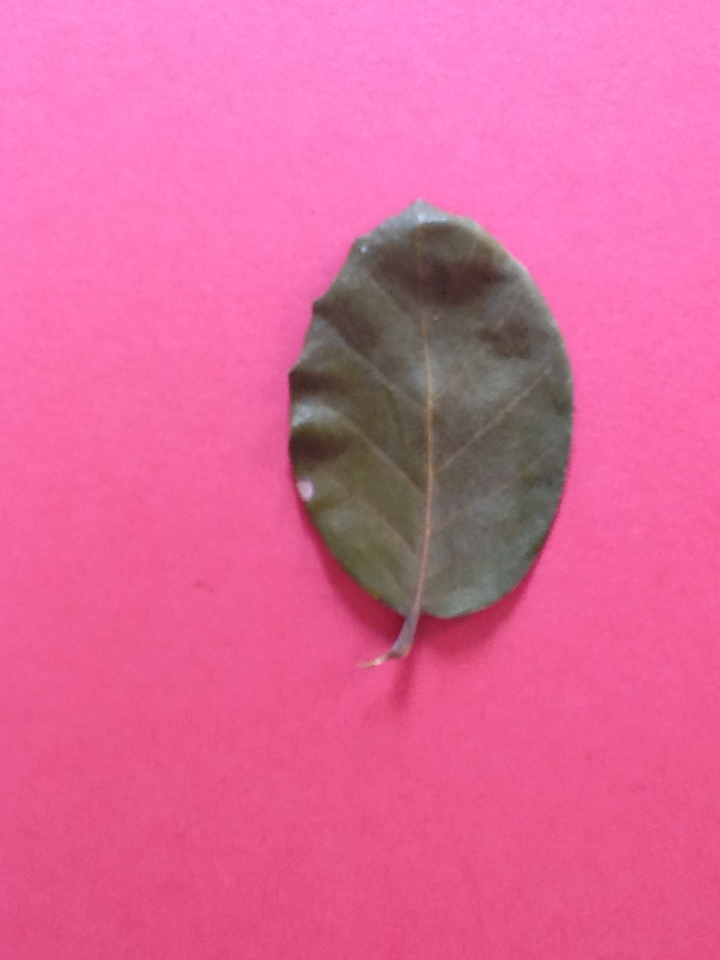
#> input picture data/01_Quercus suber/iPAD2_C01_EX01.JPG, 720 x 960 px; its folder holds only this picture in this run
$ jupyter execute --allow-errors leafy.ipynb   (shell and % lines are left out)   (older library calls are emulated)
#> lines starting #> are read from the running program, lines starting #| are printed output that depends on the picture; after the words box and inside, x2 and y2 are one past the last pixel; in counts of white or black regions, pixels touching at a corner belong together
[cell 1]
import numpy as np
import matplotlib.pyplot as plt
from skimage import io
from skimage.color import rgb2gray
from skimage.transform import rescale
from skimage.feature import hog
from skimage.feature import daisy
from sklearn.neighbors import KNeighborsClassifier
from sklearn.metrics import accuracy_score
from sklearn.model_selection import cross_val_score
from sklearn.model_selection import StratifiedShuffleSplit
import cv2
import os
import glob

## Load Dataset

[cell 2]
def load_dataset(path):
#> called with path = '../data/*'
    folders = glob.glob(path)
    imagenames_list = []
    label = []
    for folder in folders:
        for f in glob.glob(folder+'/*.JPG'):
            folder_name = os.path.basename(folder)
            label_name = folder_name.split("_")
            label.append(label_name[1])
            imagenames_list.append(f)

    image_data = []

    for image in imagenames_list:
        image_data.append(io.imread(image))

    return image_data, label

folder_path = '../data/*'
image_data, label = load_dataset(folder_path)
#> image_data = 2 items; label = ['Quercus suber', 'Salix atrocinerea']

[cell 3]
label = np.asarray(label)
label.shape
#> Out = (2,)

[cell 4]
image_data = np.asarray(image_data)
image_data.shape
#> Out = (2, 960, 720, 3)

[cell 5]
plt.imshow(image_data[0])
plt.title(label[0])
plt.show()

## Image Descriptor

### Histogram of Oriented Gradient (HoG)

[cell 6]
def preprocessing(image):
    gray_image = rgb2gray(image)
    gray_image = rescale(gray_image, 0.5)
    return gray_image

[cell 7]
def hog_descriptor(image):
    fd, hog_image = hog(image, orientations=8, pixels_per_cell=(16, 16),
                        cells_per_block=(1, 1), visualize=True, multichannel=False)
    return fd, hog_image

[cell 8]
gray_data = []
for i in range(len(image_data)):
    print('Processing image - %s' %i)
    gray_data.append(preprocessing(image_data[i]))
#> this loop made 2 passes
#| Processing image - 0
#| Processing image - 1
#> pass 1, in preprocessing, `gray_image = rgb2gray(image)`:
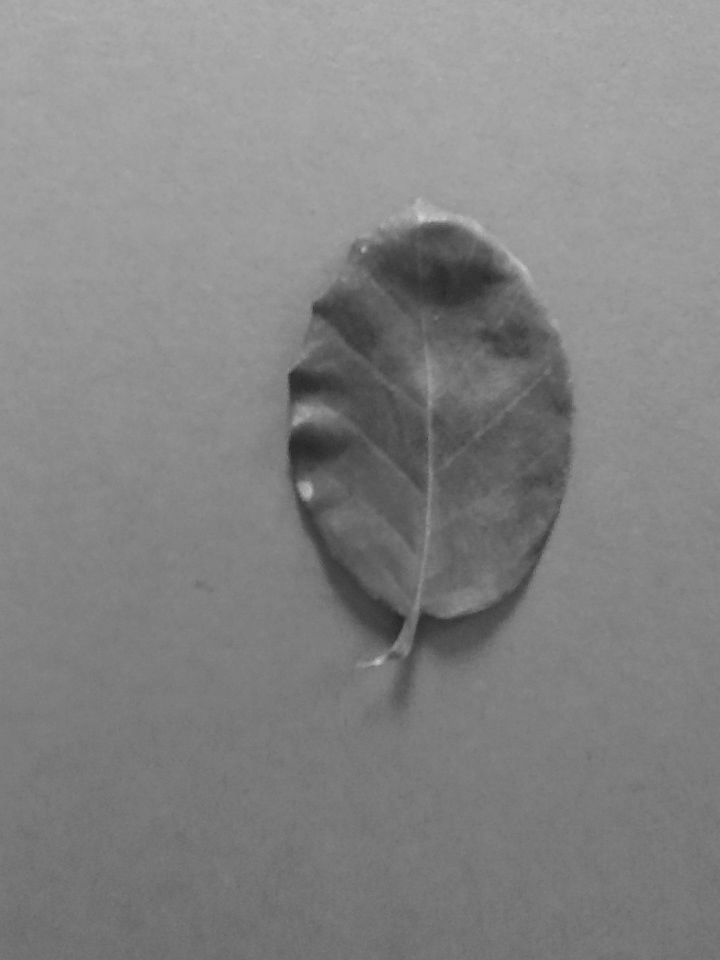
#> gray_image: shape (960, 720) float64; min 0.149, max 0.818, mean 0.518
#> pass 2, in preprocessing (call 2), `gray_image = rgb2gray(image)`:
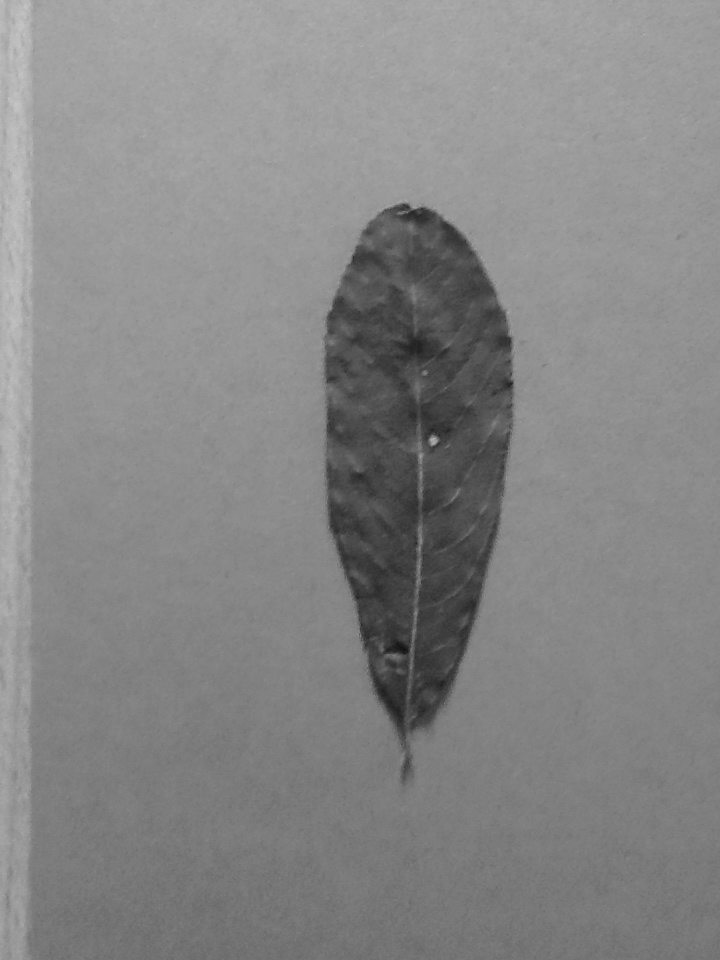
#> gray_image: shape (960, 720) float64; min 0.0681, max 0.778, mean 0.528
#> after the loop, gray_data = 2 items

[cell 9]
plt.imshow(gray_data[0], cmap=plt.cm.gray)
plt.title(label[0])
plt.show()

[cell 10]
fd = []
fd_img = []
for image in gray_data:
    temp_fd, temp_image = hog_descriptor(image)
    fd.append(temp_fd)
    fd_img.append(temp_image)
#> this loop made 2 passes
#> pass 1, in hog_descriptor, `fd, hog_image = hog(image, orientations=8, pixels_per_cell=(16, 16), c..`:
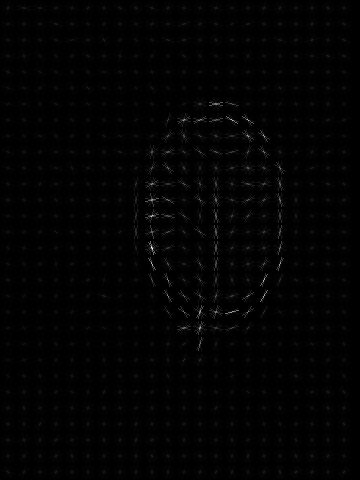
#> hog_image: shape (480, 360) float64; min 0, max 0.0594, mean 0.000656; drawn with min black and max white
#> after the loop, fd = 2 items; fd_img = 2 items

fd = np.asarray(fd)
fd_img = np.asarray(fd_img)

[cell 11]
plt.imshow(fd_img[0], cmap=plt.cm.gray)
plt.title(label[0])
plt.show()

### Hu Moments

[cell 12]
def moments_preprocessing(image):
    gray = cv2.cvtColor(image, cv2.COLOR_BGR2GRAY)
    blur = cv2.GaussianBlur(gray,(5,5),0)
    thresh_value, img_thresh = cv2.threshold(blur, 0, 255, cv2.THRESH_BINARY+cv2.THRESH_OTSU)
    kernel = np.ones((5,5), np.uint8)
    erosion = cv2.erode(img_thresh, kernel, iterations=11)
    img_invert = cv2.bitwise_not(erosion)
    return img_invert

[cell 13]
def image_moments(image):
    img_moments = cv2.HuMoments(cv2.moments(image)).flatten()
    return img_moments

[cell 14]
image_preprocessed = []
for image in image_data:
    image_preprocessed.append(moments_preprocessing(image))
#> this loop made 2 passes
#> thresh_value in moments_preprocessing on passes 1 to 2: 135, 103
#> pass 1, in moments_preprocessing, `thresh_value, img_thresh = cv2.threshold(blur, 0, 255, cv2.THRESH_BINA..`:
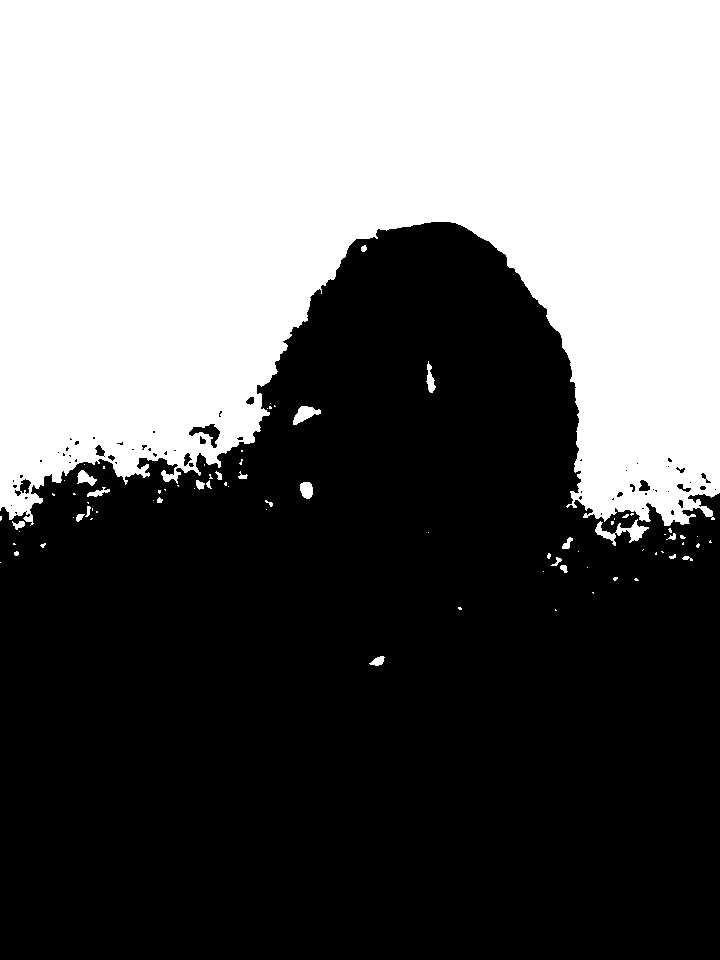
#> img_thresh: shape (960, 720); 41.1% white; 80 white regions (55 under 20 px), largest, box (x1, y1, x2, y2) and area: (0, 0, 720, 526) 281899, (595, 519, 649, 546) 479, (293, 406, 321, 425) 282
#> pass 1, in moments_preprocessing, `erosion = cv2.erode(img_thresh, kernel, iterations=11)`:
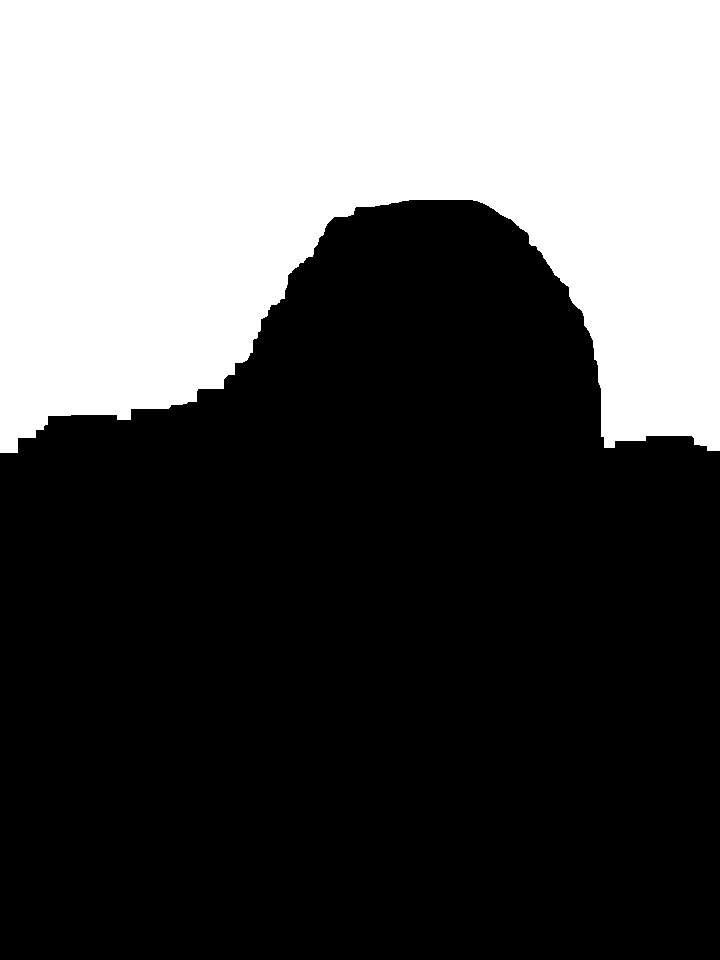
#> erosion: shape (960, 720); 34.8% white; 1 white region, box (x1, y1, x2, y2) and area: (0, 0, 720, 453) 240237
#> after the loop, image_preprocessed = 2 items

[cell 15]
plt.imshow(image_preprocessed[1], cmap=plt.cm.gray)
plt.show()
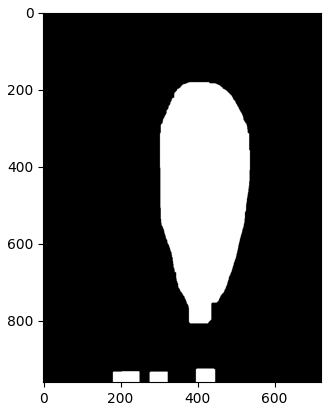
#> figure drawn by matplotlib, 1 panel

[cell 16]
dataset = []
for image in image_preprocessed:
    dataset.append(image_moments(image))
#> after the loop, dataset = [[0.000658, 1.71e-09, 2.78e-11, 5.86e-15, 2.18e-27, 1.62e-19, -9.19e-28], [0.00123, 9.5e-07, 5.35e-10, 5.35e-10, 2.86e-19, 4.88e-13, -1.23e-20]]

dataset = np.asarray(dataset)
dataset

## Classifier

### Shuffle Dataset

[cell 17]
shuffle_index = np.random.permutation(len(image_data))
#> shuffle_index = [1, 0]
dataset, label = dataset[shuffle_index], label[shuffle_index]

[cell 18]
ss_split = StratifiedShuffleSplit(n_splits=10, test_size=0.2, random_state=0)
ss_split.get_n_splits(dataset, label)

#> (the rest of this cell did not finish here and is left out)

### K-Nearest Neighbors

[cell 19]
data_train, data_test, label_train, label_test = dataset[:343], dataset[343:], label[:343], label[343:]
#> data_test = empty array
